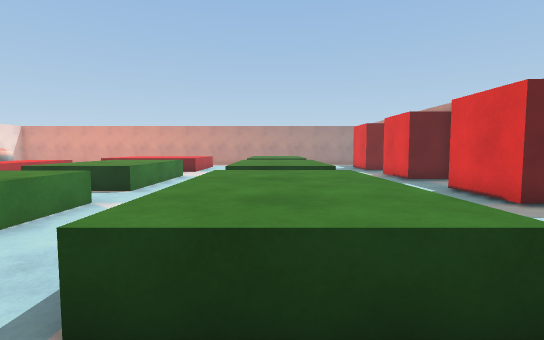
[1] (above)

17 first-person views from a walk through a scene from a Unity 3-D project. The camera is 1.2 m above the floor, tilts 4° down and sees 85° across. The floor is counted in squares, 1 m on a side. Each view is taken from the middle of a square. On the plan, view 1 faces up. The plan holds only what a view shows up to about 13 squares ahead; the rest is blank. The player character is not drawn. Some animated figures are not drawn. Surface patterns are stand-ins for the level's own textures.

[2]
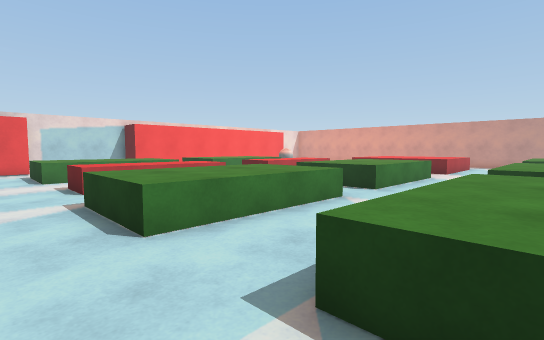

[3]
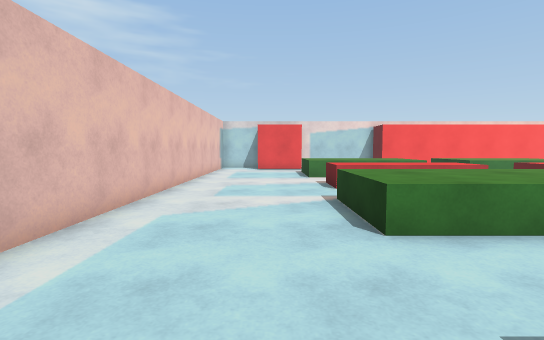

[4]
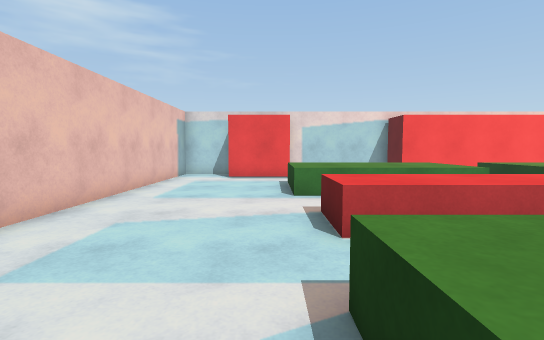

[5]
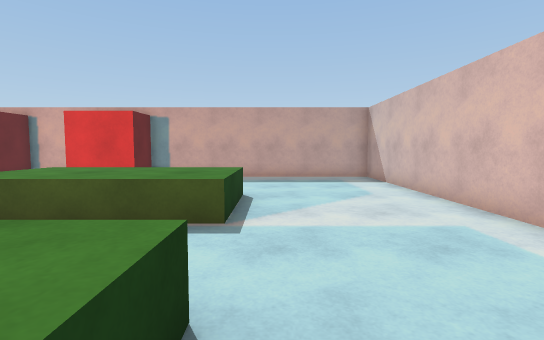

[6]
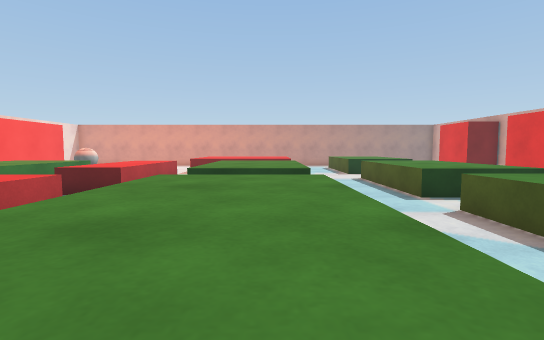

[7]
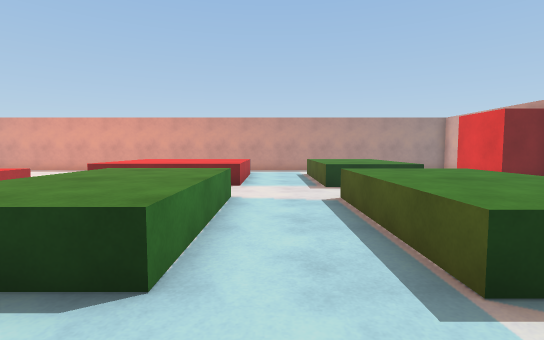

[8]
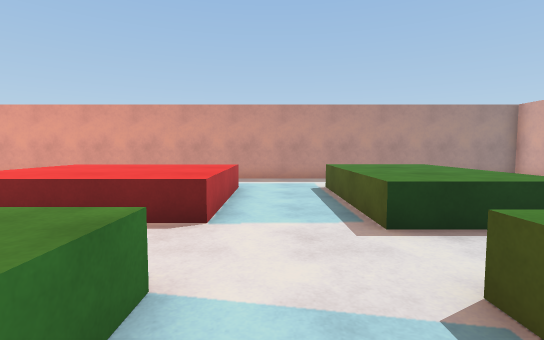

[9]
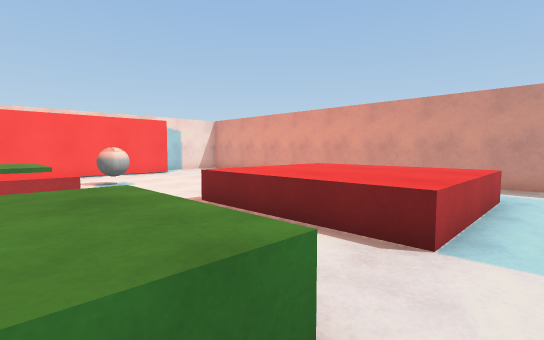

[10]
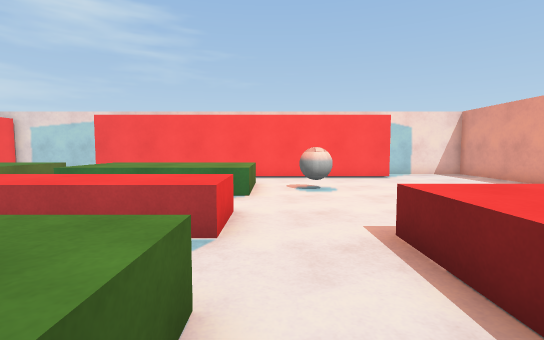

[11]
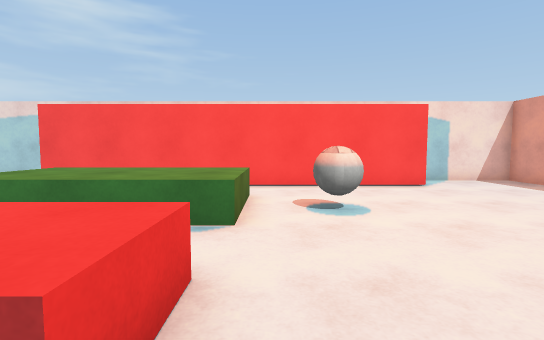

[12]
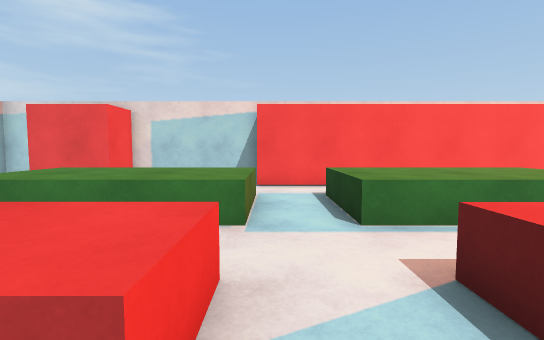

[13]
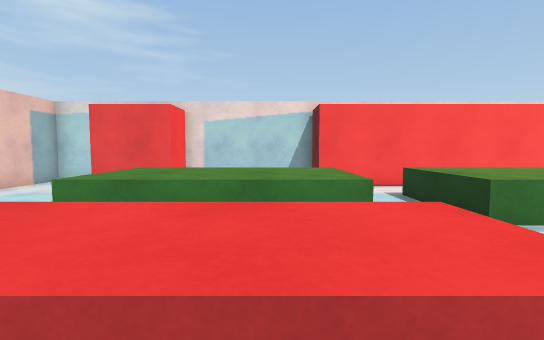

[14]
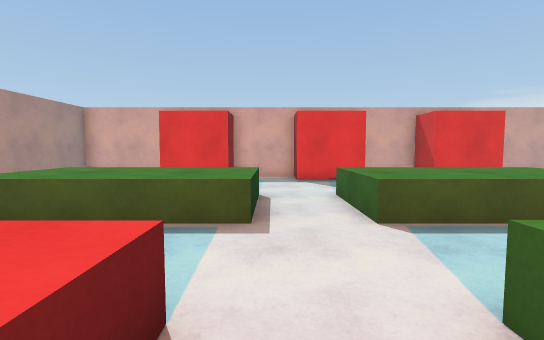

[15]
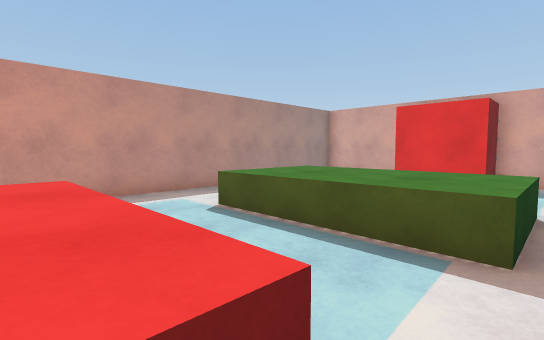

[16]
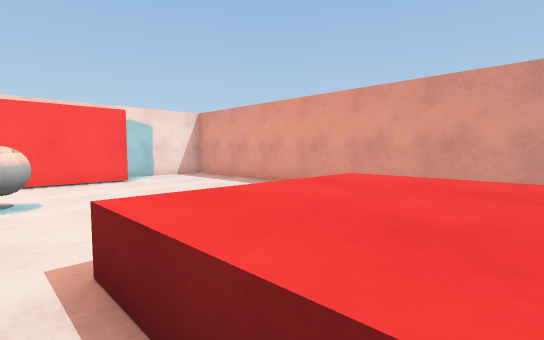

[17]
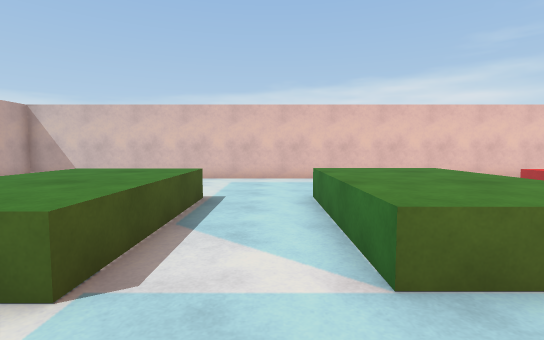

### Floor plan
Key: @ floor where view 1 was taken; # wall or solid block; . floor; ^ raised ledge; B ball.
Columns run from 20 left of view 1 to 7 right of it. Each row starts with its distance up from view 1.
 23 ############################
 22 #......         .....      #
 21 #......         ....       #
 20 #......    ^^^^^^..^^^^    #
 19 ###.....   ^^^^^^..^^^^   #
 18   #......  ^^^^^^..^^^^   #
 17   #....... ^^^^^^..^^^^   ##
 16   #........^^^^^^..^^^^    #
 15   #...B....................#
 14   #........... ...........##
 13   #..^^^..^^.^^^^..^^^^...##
 12   #  ^^^ .^^ ^^^^..^^^^  .##
 11   #  ^^^ .^^ ^^^^..^^^^  ..#
 10   #  ^^^..^^ ^^^^..^^^^  ..#
  9   #..^^^..^^ ^^^^..^^^^  .##
  8   #........    .......   .#
  7  ##........ .  ....^^^.  .#
  6 #    ^^^..^^ ^^^^..^^^^  .##
  5 #    ^^^ .^^.^^^^..^^^^    #
  4 #    ^^^ .^^ ^^^^..^^^^    #
  3 #    ^^^ .^^ ^^^^..^^^^    #
  2  ## .^^^..^^.^^^^..^^^^....#
  1   #........................#
  0   #.................@......#
 -1   #........................#
 -2   .........................#
 -3  ###########################

Where each view was taken, in squares from view 1:
view 1: 0 up, 0 right, facing up
view 2: 0 up, 0 right, facing up-left
view 3: 0 up, 0 right, facing left
view 4: 1 up, 5 left, facing left
view 5: 1 up, 6 left, facing right
view 6: 1 up, 5 left, facing up
view 7: 6 up, 3 left, facing up
view 8: 11 up, 3 left, facing up
view 9: 12 up, 3 left, facing up-left
view 10: 14 up, 5 left, facing left
view 11: 14 up, 8 left, facing left
view 12: 7 up, 8 left, facing left
view 13: 5 up, 8 left, facing left
view 14: 15 up, 6 left, facing right
view 15: 15 up, 5 left, facing up-right
view 16: 15 up, 6 left, facing up-left
view 17: 9 up, 3 left, facing down
